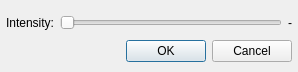
<?xml version="1.0" encoding="UTF-8"?>
<ui version="4.0">
 <class>SettingsDialog</class>
 <widget class="QDialog" name="SettingsDialog">
  <property name="geometry">
   <rect>
    <x>0</x>
    <y>0</y>
    <width>298</width>
    <height>72</height>
   </rect>
  </property>
  <property name="minimumSize">
   <size>
    <width>275</width>
    <height>72</height>
   </size>
  </property>
  <property name="maximumSize">
   <size>
    <width>2750</width>
    <height>720</height>
   </size>
  </property>
  <property name="windowTitle">
   <string>Crystalizer Plugin Settings</string>
  </property>
  <layout class="QGridLayout" name="gridLayout">
   <property name="leftMargin">
    <number>6</number>
   </property>
   <property name="rightMargin">
    <number>6</number>
   </property>
   <property name="bottomMargin">
    <number>6</number>
   </property>
   <item row="0" column="1">
    <widget class="QSlider" name="intensitySlider">
     <property name="orientation">
      <enum>Qt::Horizontal</enum>
     </property>
    </widget>
   </item>
   <item row="0" column="0">
    <widget class="QLabel" name="label">
     <property name="text">
      <string>Intensity:</string>
     </property>
    </widget>
   </item>
   <item row="0" column="2">
    <widget class="QLabel" name="intensityLabel">
     <property name="text">
      <string>-</string>
     </property>
    </widget>
   </item>
   <item row="1" column="0" colspan="3">
    <widget class="QDialogButtonBox" name="buttonBox">
     <property name="sizePolicy">
      <sizepolicy hsizetype="Expanding" vsizetype="Fixed">
       <horstretch>0</horstretch>
       <verstretch>0</verstretch>
      </sizepolicy>
     </property>
     <property name="standardButtons">
      <set>QDialogButtonBox::Cancel|QDialogButtonBox::Ok</set>
     </property>
    </widget>
   </item>
  </layout>
 </widget>
 <resources/>
 <connections>
  <connection>
   <sender>buttonBox</sender>
   <signal>accepted()</signal>
   <receiver>SettingsDialog</receiver>
   <slot>accept()</slot>
   <hints>
    <hint type="sourcelabel">
     <x>270</x>
     <y>76</y>
    </hint>
    <hint type="destinationlabel">
     <x>91</x>
     <y>88</y>
    </hint>
   </hints>
  </connection>
  <connection>
   <sender>buttonBox</sender>
   <signal>rejected()</signal>
   <receiver>SettingsDialog</receiver>
   <slot>reject()</slot>
   <hints>
    <hint type="sourcelabel">
     <x>326</x>
     <y>78</y>
    </hint>
    <hint type="destinationlabel">
     <x>139</x>
     <y>60</y>
    </hint>
   </hints>
  </connection>
 </connections>
</ui>
